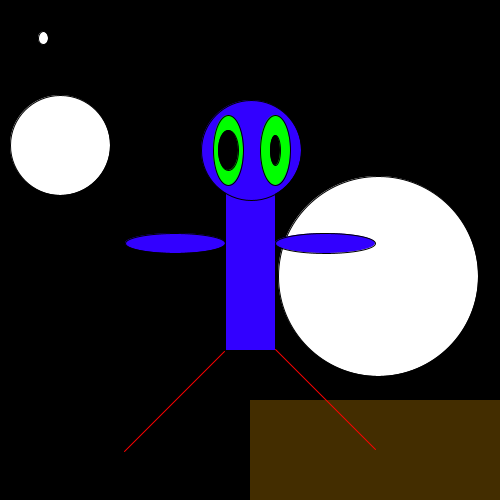
Frame 1 (no input)
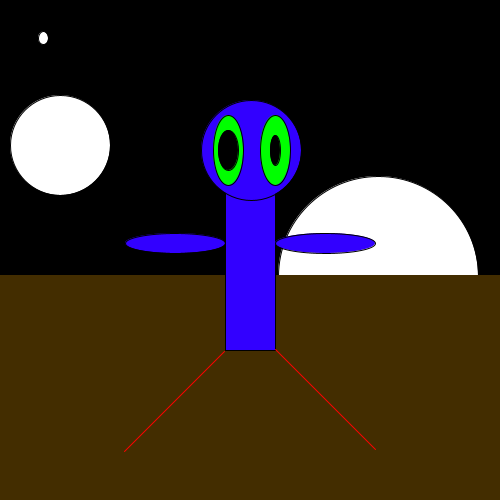
Frame 60 (the mouse pressed at the canvas centre just before this capture)
Frame 120 (the mouse held since frame 60 and released just before this capture): identical to frame 60, image omitted

The Processing sketch that drew these frames (run headless with seeded random() and noise(); from frame 60 on, the mouse is pressed at the canvas centre):

// Processing sketch: processing_67771
// ── processing_67771.pde

void setup (){
 size (500, 500);
 smooth ();
}
 
void draw (){
 background (#000000);
 println(mouseX + "," + mouseY); 
 fill (255, 255, 255);
 stroke(0, 0, 0);
 ellipse (43, 38, 10, 13);
 ellipse (378, 276, 200, 200);
 ellipse (0, 0, 0, 227);
 ellipse (60, 145, 100, 100);
 //ground
 fill (#432D00);
 stroke (#432D00);
 rect (250,400,500,250);
 //body
 fill (50, 0, 255);
 stroke (0, 0, 0);
 rectMode (CENTER);
 rect(250, 250, 50, 200);
 //face
 fill (50, 0, 255);
 ellipse (251, 150, 100, 100);
 //left arm
 ellipse (175, 243, 100, 20);
 //right arm
 ellipse (325, 243, 100, 20);
 fill (0, 255, 0);
 //eyes
 ellipse (228, 150, 30, 70);
 ellipse (275, 150, 30, 70);
 fill (0, 0, 0);
 ellipse (275, 150, 10, 30);
 ellipse (228, 150, 20, 40);
 //legs
 stroke (255,0,0);
 line (375, 449, 275, 349);
 line (224, 351, 124, 451);
 }
  
